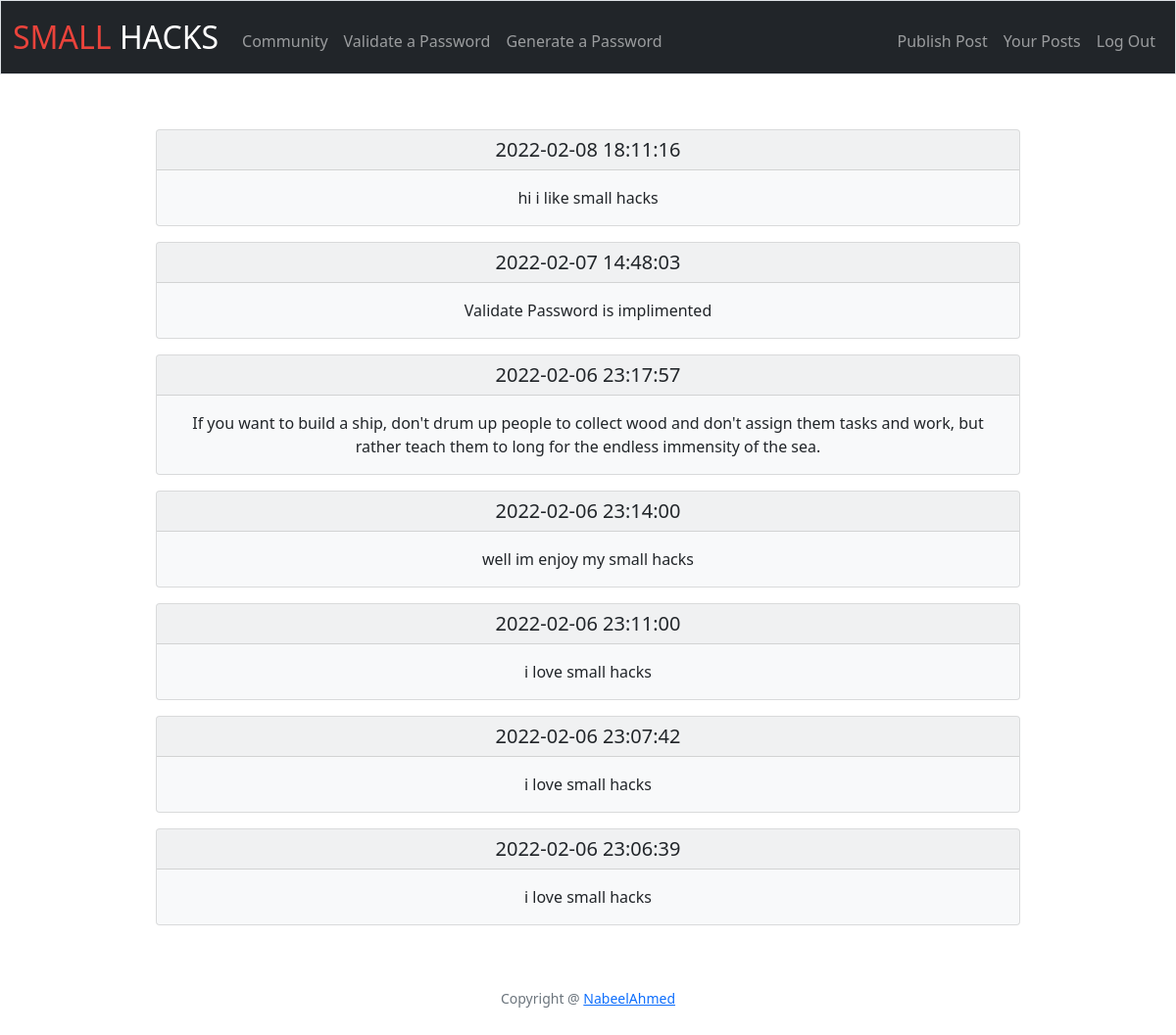
/yourposts (signed in), run on the app's committed database.
### tables this page shows
CREATE TABLE posts (
post_id INTEGER,
user_id InTEGER,
username TEXT NOT NULL,
post_data TEXT NOT NULL,
datetime DATETIME NOT NULL,
PRIMARY KEY(post_id),
FOREIGN KEY (user_id) REFERENCES users(id)
);

### app.py (the view)
@app.route("/yourposts")
@login_required
def yourPosts():
    yourPosts = db.execute(
        "SELECT * FROM POSTS WHERE user_id = ? ORDER BY datetime DESC", session["user_id"])
    if len(yourPosts) == 0:
        return apology("YOU HAV'NT WROTE ANY POST YET CLICK ON PUBLISH A POST TO PUBLISH A POST")
    return render_template("yourposts.html", yourPosts=yourPosts)

### helpers.py (called while the page is built)
def login_required(f):
    @wraps(f)
    def decorated_function(*args, **kwargs):
        if session.get("user_id") is None:
            return redirect("/login")
        return f(*args, **kwargs)
    return decorated_function

### templates/yourposts.html
{% extends "layout.html"%} {% block title%} Your Posts {% endblock %} {% block
main %} {% for post in yourPosts%}
<div class="card bg-light mb-3 mt-2 col-md-12 mx-auto" style="width: 75%">
  <h5 class="card-header">{{post["datetime"]}}</h5>
  <div class="card-body">
    <p class="card-text">{{post["post_data"]}}</p>
  </div>
</div>
{%endfor%} {% endblock %}

### data on the page
posts: datetime "2022-02-08 18:11:16", post_data "hi i like small hacks"
posts: datetime "2022-02-07 14:48:03", post_data "Validate Password is implimented"
posts: datetime "2022-02-06 23:17:57", post_data "If you want to build a ship, don't drum up people to collect wood and don't assign them tasks and work, but rather teach them to long for the endless immensity of the sea."
posts: datetime "2022-02-06 23:14:00", post_data "well im enjoy my small hacks"
posts: datetime "2022-02-06 23:11:00", post_data "i love small hacks"
posts: datetime "2022-02-06 23:07:42", post_data "i love small hacks"
posts: datetime "2022-02-06 23:06:39", post_data "i love small hacks"
